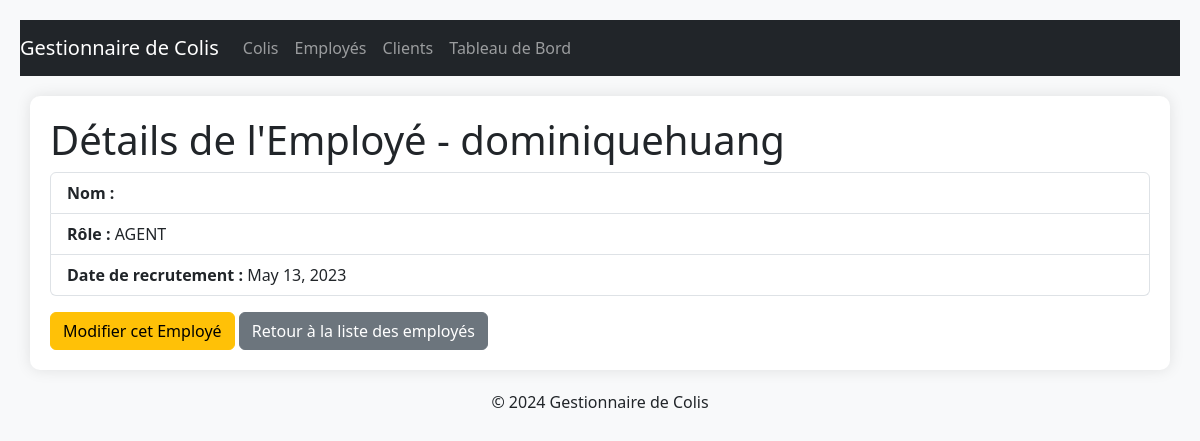
Page /colis/details_employe/1/ on the committed database.
### colis/models.py (models this page shows, shortened)
class Employe(models.Model):
    user = models.OneToOneField(User, on_delete=models.CASCADE)
    role = models.CharField(max_length=50, choices=[('ADMIN', 'Administrateur'), ('AGENT', 'Agent de Distribution')], default='AGENT')
    date_recrutement = models.DateField()

### colis/views.py (the view)
# urls.py: path('details_employe/<int:id>/', views.details_employe, name='details_employe'),  # Détails d'un employé
def details_employe(request, id):
    employe = get_object_or_404(Employe, id=id)
    return render(request, 'colis/details_employe.html', {'employe': employe})

### colis/templates/colis/details_employe.html (shortened to what this page needs)
{% extends 'colis/base.html' %}
{% block content %}
    <h1>Détails de l'Employé - {{ employe.user.username }}</h1>
    <ul class="list-group">
        <li class="list-group-item"><strong>Nom :</strong> {{ employe.user.first_name }} {{ employe.user.last_name }}</li>
        <li class="list-group-item"><strong>Rôle :</strong> {{ employe.role }}</li>
        <li class="list-group-item"><strong>Date de recrutement :</strong> {{ employe.date_recrutement }}</li>
    </ul>
    <a href="{% url 'modifier_employe' employe.id %}" class="btn btn-warning mt-3">Modifier cet Employé</a>
    <a href="{% url 'liste_employes' %}" class="btn btn-secondary mt-3">Retour à la liste des employés</a>
{% endblock %}

### colis/templates/colis/base.html (style rules this page uses)
body { background-color: #f8f9fa; padding: 20px; }

### rows in the picture
Employe: user.username "dominiquehuang", role "AGENT", date_recrutement "May 13, 2023"
